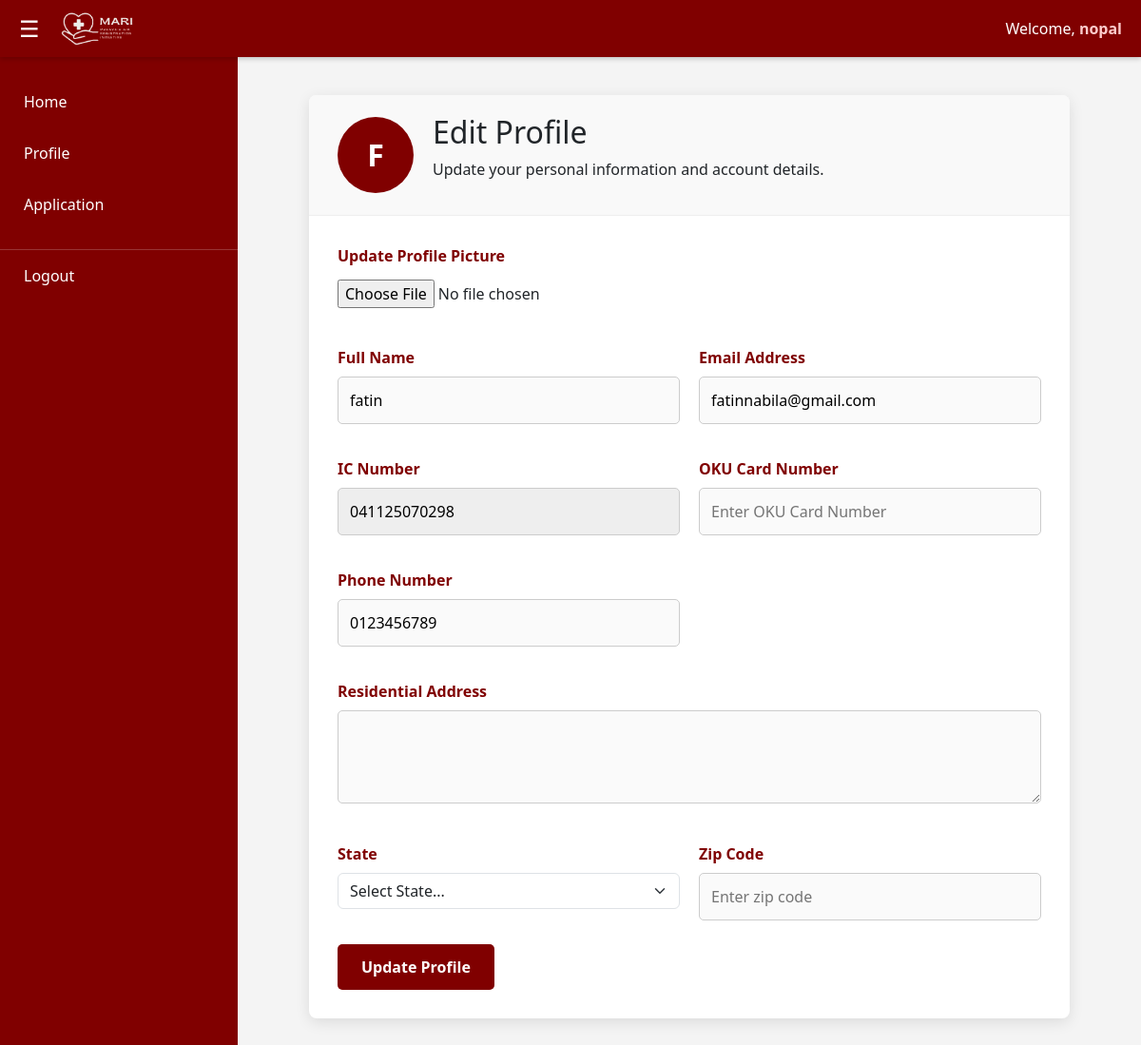
The page /savedprofile.php (signed in) on the database its author committed.
### tables this page shows
CREATE TABLE `users` (
  `user_id` int NOT NULL,
  `full_name` varchar(255) NOT NULL,
  `ic_number` varchar(20) NOT NULL,
  `email` varchar(255) NOT NULL,
  `phone_number` varchar(20) NOT NULL,
  `address` text,
  `state` varchar(50) DEFAULT NULL,
  `zip_code` varchar(10) DEFAULT NULL,
  `username` varchar(100) NOT NULL,
  `password` varchar(255) NOT NULL,
  `profile_picture` varchar(255) DEFAULT NULL,
  `oku_number` varchar(50) DEFAULT NULL,
  `created_at` timestamp NULL DEFAULT CURRENT_TIMESTAMP,
  `updated_at` timestamp NULL DEFAULT CURRENT_TIMESTAMP ON UPDATE CURRENT_TIMESTAMP
);

### savedprofile.php (the view, shortened to what this page needs)
<?php
include "db_conn.php";
$user_id = $_SESSION['user_id'];
$username = isset($_SESSION['username']) ? $_SESSION['username'] : "Guest";
$sql = "SELECT * FROM users WHERE user_id = '$user_id'";
$result = mysqli_query($conn, $sql);
if (mysqli_num_rows($result) > 0) {
    $user_data = mysqli_fetch_assoc($result);
} else {
    header("Location: login.php");
    exit();
}
?>
<!DOCTYPE html>
<html lang="en">
<head>
    <link href="https://cdn.jsdelivr.net/npm/bootstrap@5.3.0/dist/css/bootstrap.min.css" rel="stylesheet">
    <link rel="stylesheet" href="assets/css/profile-styles.css">
</head>
<body>
    <nav class="navbar">
        <div class="nav-left">
            <button class="toggle-btn" onclick="toggleSidebar()">☰</button>
            <a href="home.php" class="logo"><img src="images/logo.png" alt="MARI Logo"></a>
        </div>
        <div class="nav-right">Welcome, <span><?php echo htmlspecialchars($username); ?></span></div>
    </nav>
    <aside class="sidebar" id="sidebar">
        <ul class="sidebar-menu">
            <li><a href="home.php">Home</a></li>
            <li><a href="profile.php">Profile</a></li>
            <li><a href="application.php">Application</a></li>
            <li><a href="index.php" style="margin-top: 20px; border-top: 1px solid rgba(255,255,255,0.2);">Logout</a></li>
        </ul>
    </aside>
    <main class="main-content" id="main-content">
        <div class="profile-card">
            <div class="profile-header">
                <div class="avatar-container">
                    <div class="avatar-placeholder">
                        <?php if (!empty($user_data['profile_picture'])): ?>
                            <img src="<?php echo htmlspecialchars($user_data['profile_picture']); ?>" alt="Profile Picture">
                        <?php else: ?>
                            <?php echo strtoupper(substr($user_data['full_name'], 0, 1)); ?>
                        <?php endif; ?>
                    </div>
                </div>
                <div><h2>Edit Profile</h2><p>Update your personal information and account details.</p></div>
            </div>
            <div class="profile-body">
                <form action="update_profile.php" method="POST" enctype="multipart/form-data">
                    <div class="form-grid">
                        <div class="form-group full-width">
                            <label>Update Profile Picture</label>
                            <input type="file" name="profile_pic" accept="image/*" style="background: none; border: none; padding: 5px 0;">
                        </div>
                        <div class="form-group">
                            <label>Full Name</label>
                            <input type="text" name="full_name" value="<?php echo htmlspecialchars($user_data['full_name']); ?>" required>
                        </div>
                        <div class="form-group">
                            <label>Email Address</label>
                            <input type="email" name="email" value="<?php echo htmlspecialchars($user_data['email']); ?>" required>
                        </div>
                        <div class="form-group">
                            <label>IC Number</label>
                            <input type="text" value="<?php echo htmlspecialchars($user_data['ic_number']); ?>" readonly style="background-color: #eee;">
                        </div>
                        <div class="form-group">
                            <label>OKU Card Number</label>
                            <input type="text" name="oku_number" value="<?php echo htmlspecialchars($user_data['oku_number'] ?? ''); ?>" placeholder="Enter OKU Card Number">
                        </div>
                        <div class="form-group">
                            <label>Phone Number</label>
                            <input type="text" name="phone_number" value="<?php echo htmlspecialchars($user_data['phone_number']); ?>" required>
                        </div>
                        <div class="form-group full-width">
                            <label>Residential Address</label>
                            <textarea name="address" rows="3"><?php echo htmlspecialchars($user_data['address'] ?? ''); ?></textarea>
                        </div>
                        <div class="form-group">
                            <label>State</label>
                            <select name="state" class="form-select">
                                <option value="">Select State...</option>
                            </select>
                        </div>
                        <div class="form-group">
                            <label>Zip Code</label>
                            <input type="text" name="zip_code" value="<?php echo htmlspecialchars($user_data['zip_code'] ?? ''); ?>" placeholder="Enter zip code">
                        </div>
                    </div>
                    <button type="submit" class="btn-save">Update Profile</button>
                </form>
            </div>
        </div>
    </main>
</body>
</html>

### assets/css/profile-styles.css (style rules this page uses)
:root { --primary-maroon: #800000; --hover-maroon: #a00000; --light-bg: #f4f4f4; --text-dark: #333; --white: #ffffff; --sidebar-width: 250px; }
* { margin: 0; padding: 0; box-sizing: border-box; font-family: 'Segoe UI', Tahoma, Geneva, Verdana, sans-serif; }
body { display: flex; min-height: 100vh; background-color: var(--light-bg); overflow-x: hidden; }
.navbar { position: fixed; top: 0; left: 0; right: 0; height: 60px; background-color: var(--primary-maroon); display: flex; justify-content: space-between; align-items: center; padding: 0 20px; box-shadow: 0 2px 5px rgba(0,0,0,0.2); z-index: 1001; color: var(--white); }
.nav-left { display: flex; align-items: center; gap: 15px; }
.logo img { height: 50px; display: block; }
.toggle-btn { background: none; border: none; font-size: 1.5rem; cursor: pointer; color: var(--white); display: flex; align-items: center; }
.nav-right span { font-weight: bold; color: #ffcccc; }
.sidebar { position: fixed; top: 60px; left: 0; bottom: 0; width: var(--sidebar-width); background-color: var(--primary-maroon); transition: transform 0.3s ease; z-index: 1000; }
.sidebar-menu { list-style: none; padding: 20px 0; }
.sidebar-menu li a { display: block; padding: 15px 25px; color: var(--white); text-decoration: none; transition: 0.2s; }
.main-content { flex-grow: 1; margin-top: 60px; margin-left: var(--sidebar-width); padding: 40px; transition: margin-left 0.3s ease; }
.profile-card { background: var(--white); max-width: 800px; margin: 0 auto; border-radius: 8px; box-shadow: 0 4px 15px rgba(0,0,0,0.1); overflow: hidden; }
.profile-header { background-color: #f9f9f9; padding: 20px 30px; border-bottom: 1px solid #eee; display: flex; align-items: center; gap: 20px; }
.avatar-container { width: 80px; height: 80px; position: relative; }
.avatar-placeholder { width: 80px; height: 80px; background-color: var(--primary-maroon); color: white; display: flex; align-items: center; justify-content: center; border-radius: 50%; font-size: 2rem; font-weight: bold; overflow: hidden; }
.profile-body { padding: 30px; }
.form-grid { display: grid; grid-template-columns: 1fr 1fr; gap: 20px; }
.form-group { margin-bottom: 15px; }
.form-group.full-width { grid-column: span 2; }
label { display: block; margin-bottom: 8px; font-weight: 600; color: var(--primary-maroon); }
input, textarea { width: 100%; padding: 12px; border: 1px solid #ccc; border-radius: 5px; background-color: #fafafa; }
.btn-save { background-color: var(--primary-maroon); color: white; border: none; padding: 12px 25px; border-radius: 5px; cursor: pointer; font-size: 1rem; font-weight: bold; transition: 0.3s; margin-top: 10px; }

### rows shown on the page
users: full_name "F", full_name "fatin", email "fatinnabila@gmail.com", ic_number "041125070298", phone_number "0123456789"

### other values the page prints
$username "nopal"
